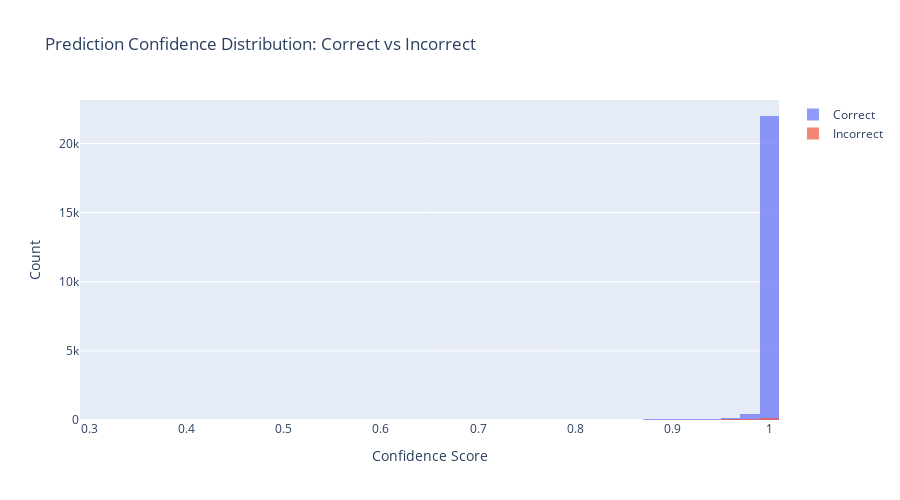

Notebook cell for this chart:
### Code cell
# Analyze prediction confidence
print("\n=== PREDICTION CONFIDENCE ANALYSIS ===")

# Compare confidence for correct vs incorrect predictions
correct_mask = ~misclassified_mask
correct_confidence = test_confidence[correct_mask]
incorrect_confidence = test_confidence[misclassified_mask]

print(f"\nCorrect predictions:")
print(f"  Mean confidence: {correct_confidence.mean():.4f}")
print(f"  Median confidence: {np.median(correct_confidence):.4f}")
print(f"  Std confidence: {correct_confidence.std():.4f}")

print(f"\nIncorrect predictions:")
print(f"  Mean confidence: {incorrect_confidence.mean():.4f}")
print(f"  Median confidence: {np.median(incorrect_confidence):.4f}")
print(f"  Std confidence: {incorrect_confidence.std():.4f}")

# Plot confidence distributions
fig = go.Figure()

fig.add_trace(go.Histogram(
    x=correct_confidence,
    name='Correct',
    opacity=0.7,
    nbinsx=50
))

fig.add_trace(go.Histogram(
    x=incorrect_confidence,
    name='Incorrect',
    opacity=0.7,
    nbinsx=50
))

fig.update_layout(
    title='Prediction Confidence Distribution: Correct vs Incorrect',
    xaxis_title='Confidence Score',
    yaxis_title='Count',
    barmode='overlay',
    width=900,
    height=500
)

fig.show()
print("\n✓ Confidence analysis complete")

### Figure 1 — Plotly figure (JSON) as saved in the notebook; plotly's stock layout.template omitted (floating-point values rounded to 4 significant figures; data arrays with more than 128 entries replaced by an {"elided": "..."} marker saying what was removed)
{"data": [{"name": "Correct", "nbinsx": 50, "opacity": 0.7, "type": "histogram", "x": {"elided": "23163 float values"}}, {"name": "Incorrect", "nbinsx": 50, "opacity": 0.7, "type": "histogram", "x": {"elided": "716 float values"}}], "layout": {"barmode": "overlay", "height": 500, "title": {"text": "Prediction Confidence Distribution: Correct vs Incorrect"}, "width": 900, "xaxis": {"title": {"text": "Confidence Score"}}, "yaxis": {"title": {"text": "Count"}}}}
